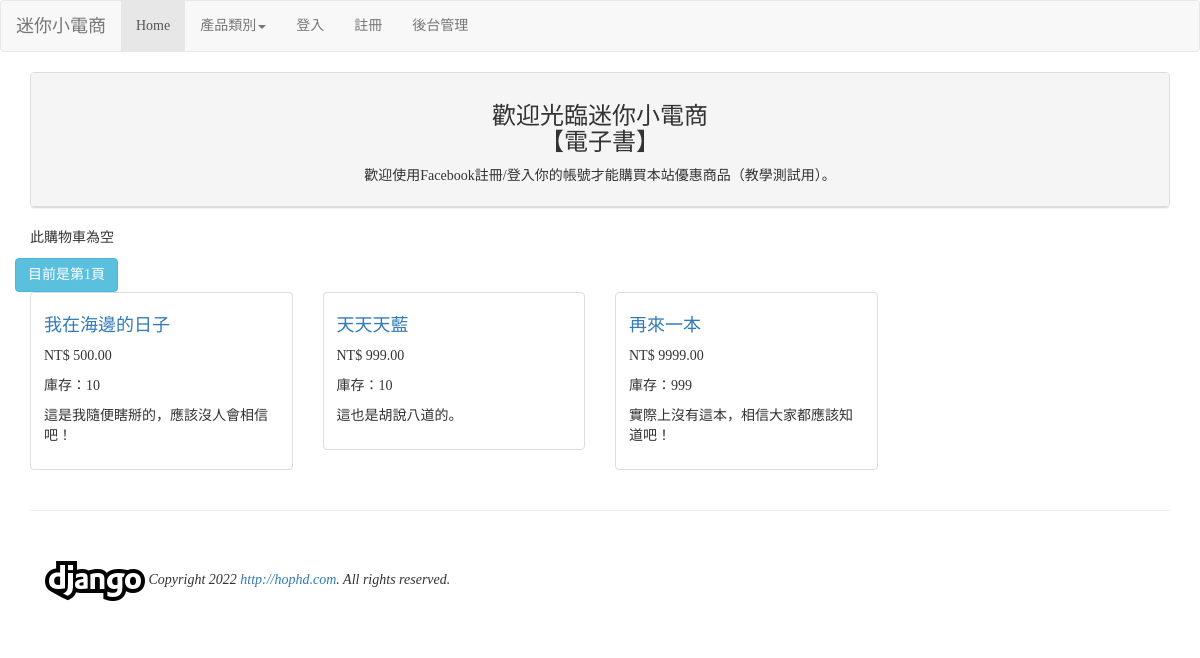
Page /4/ on the committed database.
### mysite/models.py (models this page shows, shortened)
class Category(models.Model):
    name = models.CharField(max_length=200)

class Product(models.Model):
    category = models.ForeignKey(Category, on_delete=models.CASCADE)
    sku = models.CharField(max_length=20)
    name = models.CharField(max_length=200)
    description = models.TextField()
    image = image = FilerImageField(related_name="product_image", on_delete=models.CASCADE)
    website = models.URLField(null=True)
    stock = models.PositiveIntegerField(default=0)
    price = models.DecimalField(max_digits=10, decimal_places=2, default=0)

### mysite/views.py (the view)
# urls.py: path('', views.index),
def index(request, id=0):
    try:
        all_products = None
        all_categories = models.Category.objects.all()
        if id > 0:
            category = models.Category.objects.get(id=id)
            if category is not None:
                all_products = models.Product.objects.filter(category=category)
        if all_products is None:
            all_products = models.Product.objects.all()
        paginator = Paginator(all_products, 5)
        p = request.GET.get('p')
        products = paginator.page(p)
    except PageNotAnInteger:
        products = paginator.page(1)
    except EmptyPage:
        products = paginator.page(paginator.num_pages)
    except Exception:
        products = []
    all_categories = models.Category.objects.all()
    return render(request, 'index.html', locals())

### templates/index.html (shortened to what this page needs)
{% extends "base.html" %}
{% block content %}
{% load mvote_extras %}
{% load cart_tag %}
<div class='container'>
    <div class='row'>
        <div class='col-md-12'>
            <div class='panel panel-default'>
                <div class='panel-heading' align=center>
                    <h3>歡迎光臨迷你小電商<br>【{{category.name | default:"全部產品"}}】</h3>
                    {% if user.is_authenticated %}
                        {% if user.socialaccount_set.all.0.extra_data.name %}
                            {{user.socialaccount_set.all.0.extra_data.name}}<br/>
                            <img src='{{user.socialaccount_set.all.0.get_avatar_url}}' width='100'>
                        {% else %}
                            Welcome: {{ user.username }}
                        {% endif %}
                    {% else %}
                        <p>歡迎使用Facebook註冊/登入你的帳號才能購買本站優惠商品（教學測試用）。</p>
                    {% endif %}
                </div>
            </div>
        </div>
    </div>
    <div class='row'>
        <div class='col-md-12'>
            {% if request.session.cart.items|length > 0 %}
                <em>目前購物車中共有 {{ request.session.cart.items|length }} 項產品</em>
            {% else %}
                <p>此購物車為空</p>
            {% endif %}
        </div>
    </div>
    <div class='row'>
            <button class='btn btn-info'>
                目前是第{{ products.number }}頁</a>
            </button>
    </div>
    {% load account %}
    {% for product in products %}
        {% cycle '<div class="row">' '' '' '' %}
        <div class='col-xs-3 col-sm-3 col-md-3'>
            <div class='thumbnail'>
                <div class='caption'>
                    <h4><a href='{% url "product-url" product.id %}'>{{ product.name }}</a></h4>
                    <p>NT$ {{product.price }}</p>
                    <p>庫存：{{product.stock}}</p>
                    <p>{{ product.description }}</p>
                </div>
            </div>
        </div>
    {% empty %}
        <div class='row'>
            <div class='col-sm-12' align='center'>
                <h3>此分類目前沒有任何商品</h3>
            </div>
        </div>
    {% endfor %}
</div>
{% endblock %}

### templates/base.html (style rules this page uses)
h1, h2, h3, h4, h5, p, div { font-family: 微軟正黑體; }

### rows in the picture
Category: name "電子書"
Product: name "我在海邊的日子", price "500.00", stock "10", description "這是我隨便瞎掰的，應該沒人會相信吧！"
Product: name "天天天藍", price "999.00", stock "10", description "這也是胡說八道的。"
Product: name "再來一本", price "9999.00", stock "999", description "實際上沒有這本，相信大家都應該知道吧！"

### other values in the picture
{{ products.number }} "1"
